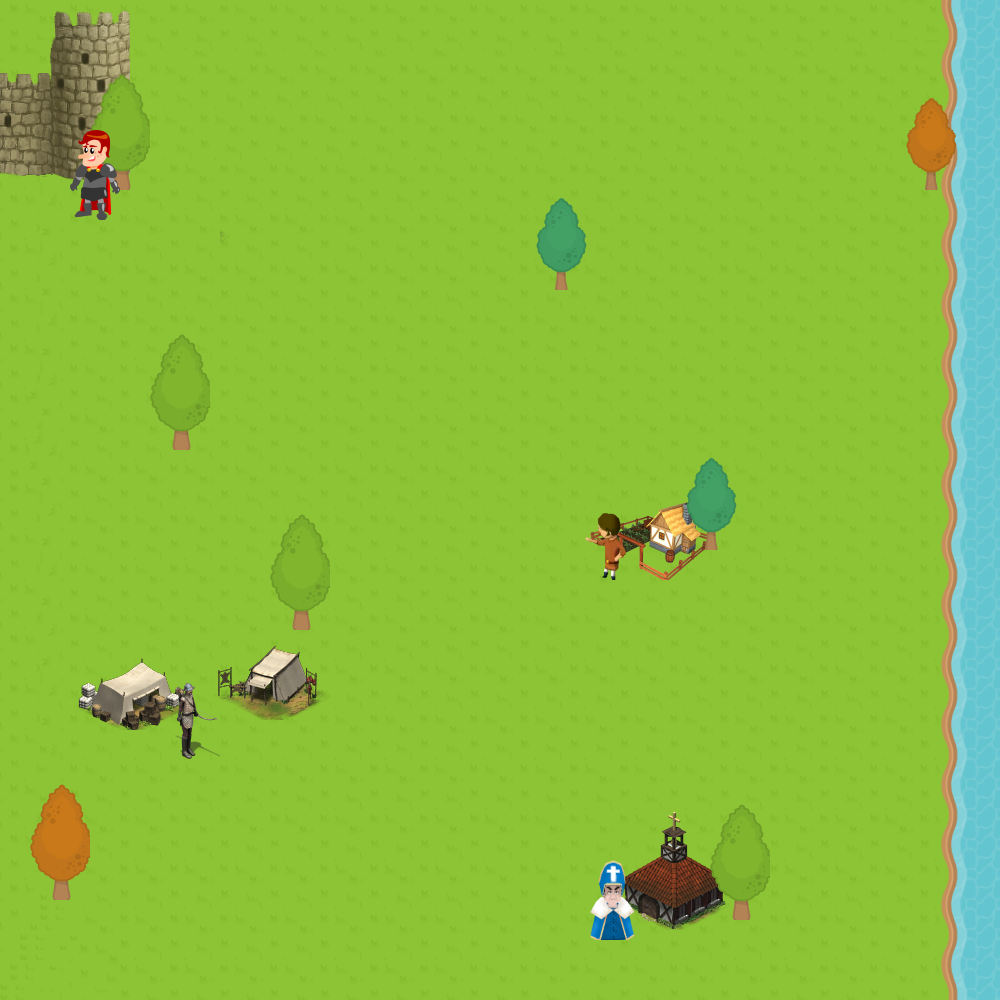

A 2D game scene composited from a Tiled map and its tileset images. What follows is a short description and the map's XML, with each tile layer's data collapsed to a summary:
An orthogonal 100x100 tile map with 10x10 px tiles, 4 tile layers (background, buildings, trees, persons), 23 tilesets.

<map version="1.0" orientation="orthogonal" renderorder="right-down" width="100" height="100" tilewidth="10" tileheight="10">
 <tileset firstgid="1" name="rpgTile001" tilewidth="10" tileheight="10">
  <image source="rpgTile001.png" width="60" height="60" />
 </tileset>
 <tileset firstgid="37" name="rpgTile002" tilewidth="10" tileheight="10">
  <image source="rpgTile002.png" width="60" height="60" />
 </tileset>
 <tileset firstgid="73" name="rpgTile004" tilewidth="10" tileheight="10">
  <image source="rpgTile004.png" width="60" height="60" />
 </tileset>
 <tileset firstgid="109" name="rpgTile011" tilewidth="10" tileheight="10">
  <image source="rpgTile011.png" width="60" height="60" />
 </tileset>
 <tileset firstgid="145" name="rpgTile175" tilewidth="10" tileheight="10">
  <image source="rpgTile175.png" width="64" height="64" />
 </tileset>
 <tileset firstgid="181" name="rpgTile177" tilewidth="10" tileheight="10">
  <image source="rpgTile177.png" width="64" height="64" />
 </tileset>
 <tileset firstgid="217" name="rpgTile178" tilewidth="10" tileheight="10">
  <image source="rpgTile178.png" width="64" height="64" />
 </tileset>
 <tileset firstgid="253" name="rpgTile180" tilewidth="10" tileheight="10">
  <image source="rpgTile180.png" width="64" height="64" />
 </tileset>
 <tileset firstgid="289" name="rpgTile195" tilewidth="10" tileheight="10">
  <image source="rpgTile195.png" width="64" height="64" />
 </tileset>
 <tileset firstgid="325" name="rpgTile197" tilewidth="10" tileheight="10">
  <image source="rpgTile197.png" width="64" height="64" />
 </tileset>
 <tileset firstgid="361" name="rpgTile198" tilewidth="10" tileheight="10">
  <image source="rpgTile198.png" width="64" height="64" />
 </tileset>
 <tileset firstgid="397" name="rpgTile200" tilewidth="10" tileheight="10">
  <image source="rpgTile200.png" width="64" height="64" />
 </tileset>
 <tileset firstgid="433" name="001" tilewidth="10" tileheight="10">
  <image source="001.png" width="128" height="128" />
 </tileset>
 <tileset firstgid="577" name="002" tilewidth="10" tileheight="10">
  <image source="002.png" width="128" height="128" />
 </tileset>
 <tileset firstgid="721" name="003" tilewidth="10" tileheight="10">
  <image source="003.png" width="128" height="146" />
 </tileset>
 <tileset firstgid="889" name="004" tilewidth="10" tileheight="10">
  <image source="004.png" width="128" height="96" />
 </tileset>
 <tileset firstgid="997" name="13" tilewidth="10" tileheight="10">
  <image source="13.png" width="60" height="90" />
 </tileset>
 <tileset firstgid="1051" name="006" tilewidth="10" tileheight="10">
  <image source="006.png" width="156" height="174" />
 </tileset>
 <tileset firstgid="1306" name="knight" tilewidth="10" tileheight="10">
  <image source="knight.png" width="50" height="91" />
 </tileset>
 <tileset firstgid="1351" name="archer" tilewidth="10" tileheight="10">
  <image source="archer.png" width="78" height="86" />
 </tileset>
 <tileset firstgid="1407" name="greek_trader" tilewidth="10" tileheight="10">
  <image source="greek_trader.png" width="43" height="64" />
 </tileset>
 <tileset firstgid="1431" name="priest" tilewidth="10" tileheight="10">
  <image source="priest.png" width="50" height="83" />
 </tileset>
 <tileset firstgid="1471" name="farmer" tilewidth="10" tileheight="10">
  <image source="farmer.png" width="50" height="75" />
 </tileset>
 <layer name="background" width="100" height="100">
  <data>[10000 cells, 10000 non-empty, 80 distinct tile ids]</data>
 </layer>
 <layer name="buildings" width="100" height="100">
  <data>[10000 cells, 759 non-empty, 725 distinct tile ids]</data>
 </layer>
 <layer name="trees" width="100" height="100">
  <data>[10000 cells, 570 non-empty, 282 distinct tile ids]</data>
 </layer>
 <objectgroup name="player" />
 <layer name="persons" width="100" height="100">
  <data>[10000 cells, 176 non-empty, 176 distinct tile ids]</data>
 </layer>
</map>
